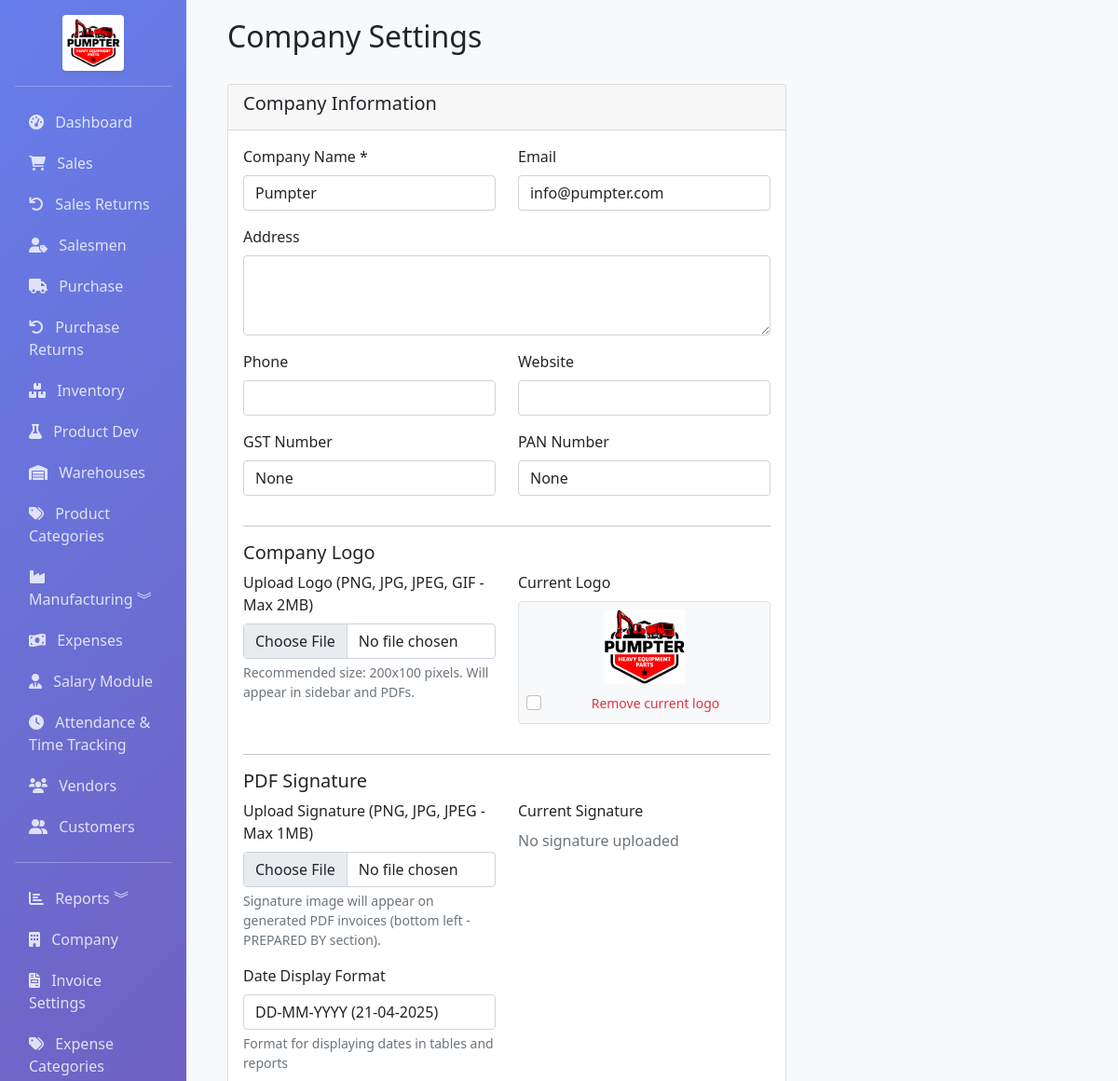
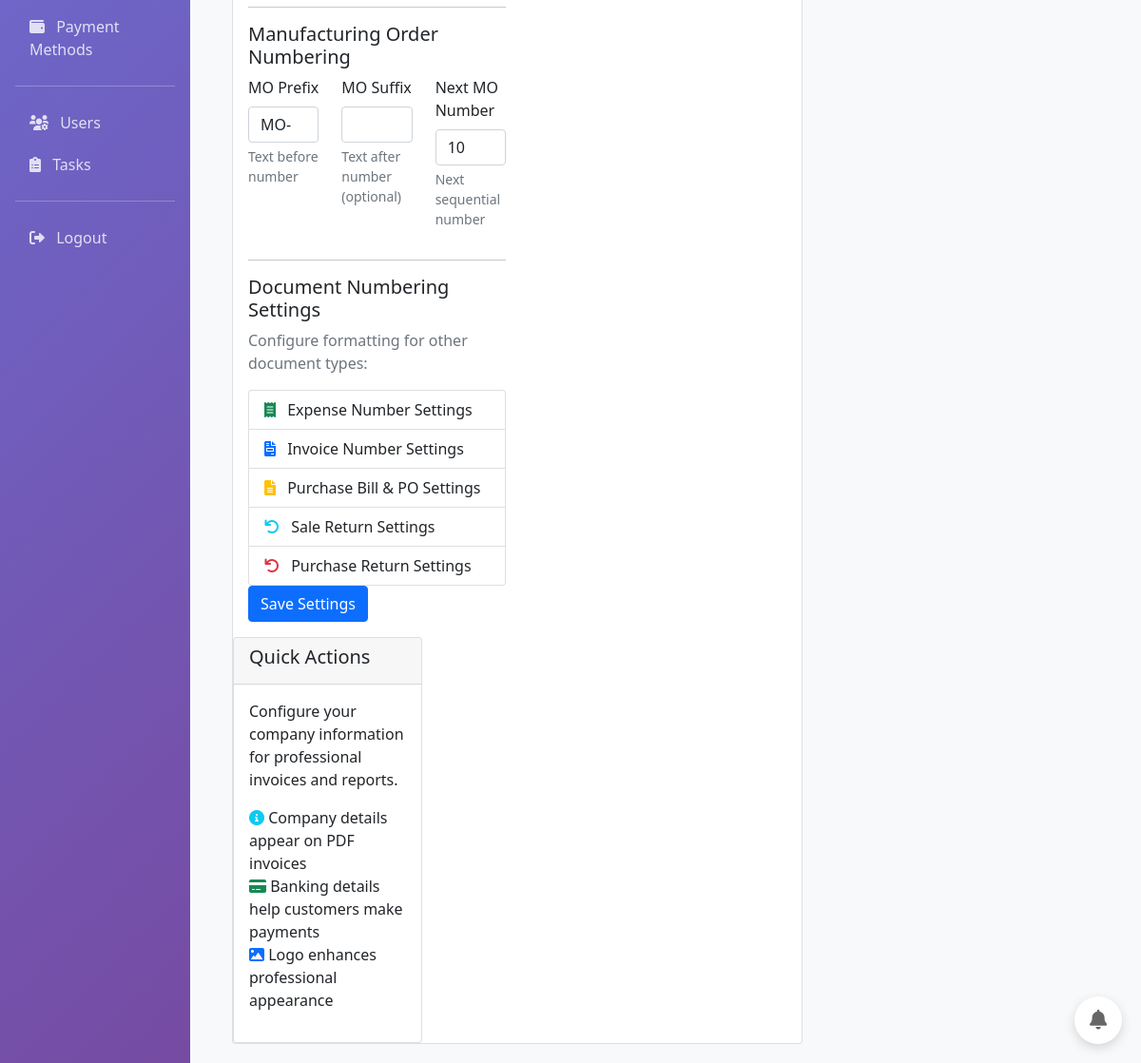
Page /sales/company (signed in) on the committed database (2 pictures, top to bottom).
### app/models.py (models this page shows, shortened)
class Company(db.Model):
    __tablename__ = 'company'
    id = db.Column(db.Integer, primary_key=True)
    name = db.Column(db.String(100), nullable=False)
    address = db.Column(db.Text)
    phone = db.Column(db.String(20))
    email = db.Column(db.String(120))
    gst_number = db.Column(db.String(20))
    pan_number = db.Column(db.String(20))
    website = db.Column(db.String(100))
    bank_name = db.Column(db.String(100))
    account_number = db.Column(db.String(50))
    ifsc_code = db.Column(db.String(20))
    account_holder_name = db.Column(db.String(100))
    logo_path = db.Column(db.String(200))
    signature_path = db.Column(db.String(200))
    date_format = db.Column(db.String(20), default='%Y-%m-%d')
    mo_prefix = db.Column(db.String(20), default='MO-')
    mo_suffix = db.Column(db.String(10), default='')
    next_mo_number = db.Column(db.Integer, default=1)
    created_at = db.Column(db.DateTime, default=datetime.utcnow)
    updated_at = db.Column(db.DateTime, default=datetime.utcnow, onupdate=datetime.utcnow)

### app/routes/sales.py (the view, shortened to what this page needs)
@bp.route('/company', methods=['GET', 'POST'])
@login_required
def company_settings():
    company = Company.query.first()
    return render_template('sales/company_settings.html', company=company)

### app/models.py (called while the page is built)
    @property
    def is_admin(self):
        return self.role == 'admin'

### app/templates/sales/company_settings.html (shortened to what this page needs)
{% extends "base.html" %}
{% block content %}
<div class="container-fluid">
    <div class="d-flex justify-content-between align-items-center mb-4">
        <h2>Company Settings</h2>
    </div>
    <div class="row">
        <div class="col-md-8">
            <div class="card">
                <div class="card-header">
                    <h5>Company Information</h5>
                </div>
                <div class="card-body">
                    <form method="POST" enctype="multipart/form-data">
                        <div class="row">
                            <div class="col-md-6">
                                <div class="mb-3">
                                    <label for="name" class="form-label">Company Name *</label>
                                    <input type="text" class="form-control" id="name" name="name"
                                           value="{{ company.name }}" required>
                                </div>
                            </div>
                            <div class="col-md-6">
                                <div class="mb-3">
                                    <label for="email" class="form-label">Email</label>
                                    <input type="email" class="form-control" id="email" name="email"
                                           value="{{ company.email }}">
                                </div>
                            </div>
                        </div>
                        <div class="mb-3">
                            <label for="address" class="form-label">Address</label>
                            <textarea class="form-control" id="address" name="address" rows="3">{{ company.address }}</textarea>
                        </div>
                        <div class="row">
                            <div class="col-md-6">
                                <div class="mb-3">
                                    <label for="phone" class="form-label">Phone</label>
                                    <input type="text" class="form-control" id="phone" name="phone"
                                           value="{{ company.phone }}">
                                </div>
                            </div>
                            <div class="col-md-6">
                                <div class="mb-3">
                                    <label for="website" class="form-label">Website</label>
                                    <input type="url" class="form-control" id="website" name="website"
                                           value="{{ company.website }}">
                                </div>
                            </div>
                        </div>
                        <div class="row">
                            <div class="col-md-6">
                                <div class="mb-3">
                                    <label for="gst_number" class="form-label">GST Number</label>
                                    <input type="text" class="form-control" id="gst_number" name="gst_number"
                                           value="{{ company.gst_number }}">
                                </div>
                            </div>
                            <div class="col-md-6">
                                <div class="mb-3">
                                    <label for="pan_number" class="form-label">PAN Number</label>
                                    <input type="text" class="form-control" id="pan_number" name="pan_number"
                                           value="{{ company.pan_number }}">
                                </div>
                            </div>
                        </div>
                        <hr>
                        <h5>Company Logo</h5>
                        <div class="row">
                            <div class="col-md-6">
                                <div class="mb-3">
                                    <label for="logo" class="form-label">Upload Logo (PNG, JPG, JPEG, GIF - Max 2MB)</label>
                                    <input type="file" class="form-control" id="logo" name="logo"
                                           accept="image/png,image/jpeg,image/jpg,image/gif">
                                    <div class="form-text">Recommended size: 200x100 pixels. Will appear in sidebar and PDFs.</div>
                                </div>
                            </div>
                            <div class="col-md-6">
                                <div class="mb-3">
                                    <label class="form-label">Current Logo</label>
                                    {% if company.logo_path %}
                                    <div class="text-center p-2 border rounded bg-light">
                                        <img src="{{ company_logo_url }}" alt="Company Logo"
                                             class="img-fluid" style="max-height: 80px; max-width: 100%;">
                                        <div class="mt-2">
                                            <div class="form-check">
                                                <input class="form-check-input" type="checkbox" id="remove_logo" name="remove_logo">
                                                <label class="form-check-label" for="remove_logo">
                                                    <small class="text-danger">Remove current logo</small>
                                                </label>
                                            </div>
                                        </div>
                                    </div>
                                    {% else %}
                                    <p class="text-muted">No logo uploaded</p>
                                    {% endif %}
                                </div>
                            </div>
                        </div>
                        <hr>
                        <h5>PDF Signature</h5>
                        <div class="row">
                            <div class="col-md-6">
                                <div class="mb-3">
                                    <label for="signature" class="form-label">Upload Signature (PNG, JPG, JPEG - Max 1MB)</label>
                                    <input type="file" class="form-control" id="signature" name="signature"
                                           accept="image/png,image/jpeg,image/jpg">
                                    <div class="form-text">Signature image will appear on generated PDF invoices (bottom left - PREPARED BY section).</div>
                                </div>
                            </div>
                            <div class="col-md-6">
                                <div class="mb-3">
                                    <label class="form-label">Current Signature</label>
                                    {% if company_signature_url %}
                                    <div class="text-center p-2 border rounded bg-light">
                                        <img src="{{ company_signature_url }}" alt="Signature"
                                             class="img-fluid" style="max-height: 60px; max-width: 100%;">
                                        <div class="mt-2">
                                            <div class="form-check">
                                                <input class="form-check-input" type="checkbox" id="remove_signature" name="remove_signature">
                                                <label class="form-check-label" for="remove_signature">
                                                    <small class="text-danger">Remove current signature</small>
                                                </label>
                                            </div>
                                        </div>
                                    </div>
                                    {% else %}
                                    <p class="text-muted">No signature uploaded</p>
                                    {% endif %}
                                </div>
                            </div>
                        </div>
                        <div class="row">
                            <div class="col-md-6">
                                <div class="mb-3">
                                    <label for="date_format" class="form-label">Date Display Format</label>
                                    <select class="form-control" id="date_format" name="date_format">
                                        <option value="%d-%m-%Y" {% if company.date_format == '%d-%m-%Y' %}selected{% endif %}>DD-MM-YYYY (21-04-2025)</option>
                                    </select>
                                    <div class="form-text">Format for displaying dates in tables and reports</div>
                        </div>
                        <hr>
                        <h5>Manufacturing Order Numbering</h5>
                        <div class="row">
                            <div class="col-md-4">
                                <div class="mb-3">
                                    <label for="mo_prefix" class="form-label">MO Prefix</label>
                                    <input type="text" class="form-control" id="mo_prefix" name="mo_prefix"
                                           value="{{ company.mo_prefix or 'MO-' }}">
                                    <div class="form-text">Text before number</div>
                                </div>
                            </div>
                            <div class="col-md-4">
                                <div class="mb-3">
                                    <label for="mo_suffix" class="form-label">MO Suffix</label>
                                    <input type="text" class="form-control" id="mo_suffix" name="mo_suffix"
                                           value="{{ company.mo_suffix or '' }}">
                                    <div class="form-text">Text after number (optional)</div>
                                </div>
                            </div>
                            <div class="col-md-4">
                                <div class="mb-3">
                                    <label for="next_mo_number" class="form-label">Next MO Number</label>
                                    <input type="number" class="form-control" id="next_mo_number" name="next_mo_number"
                                           value="{{ company.next_mo_number or 1 }}" min="1">
                                    <div class="form-text">Next sequential number</div>
                                </div>
                            </div>
                        </div>
                        <hr>
                        <h5>Document Numbering Settings</h5>
                        <p class="text-muted">Configure formatting for other document types:</p>
                        <div class="list-group">
    <a href="{{ url_for('accounting.expense_settings') }}" class="list-group-item list-group-item-action">
        <i class="fas fa-receipt me-2 text-success"></i> Expense Number Settings
    </a>
    <a href="{{ url_for('sales.invoice_settings') }}" class="list-group-item list-group-item-action">
        <i class="fas fa-file-invoice me-2 text-primary"></i> Invoice Number Settings
    </a>
    <a href="{{ url_for('purchase.purchase_settings_page') }}" class="list-group-item list-group-item-action">
        <i class="fas fa-file-alt me-2 text-warning"></i> Purchase Bill & PO Settings
    </a>
    <a href="{{ url_for('returns.sale_return_settings') }}" class="list-group-item list-group-item-action">
        <i class="fas fa-undo me-2 text-info"></i> Sale Return Settings
    </a>
    <a href="{{ url_for('purchase.purchase_return_settings') }}" class="list-group-item list-group-item-action">
        <i class="fas fa-undo me-2 text-danger"></i> Purchase Return Settings
    </a>
</div>
                        <button type="submit" class="btn btn-primary">Save Settings</button>
                    </form>
                </div>
            </div>
        </div>
        <div class="col-md-4">
            <div class="card">
                <div class="card-header">
                    <h5>Quick Actions</h5>
                </div>
                <div class="card-body">
                    <p>Configure your company information for professional invoices and reports.</p>
                    <ul class="list-unstyled">
                        <li><i class="fas fa-info-circle text-info"></i> Company details appear on PDF invoices</li>
                        <li><i class="fas fa-credit-card text-success"></i> Banking details help customers make payments</li>
                        <li><i class="fas fa-image text-primary"></i> Logo enhances professional appearance</li>
                    </ul>
                </div>
            </div>
        </div>
    </div>
</div>
{% endblock %}

### rows in the picture
Company: name "Pumpter", email "info@pumpter.com", gst_number "None", pan_number "None", date_format "DD-MM-YYYY (21-04-2025)", mo_prefix "MO-", next_mo_number "10"
